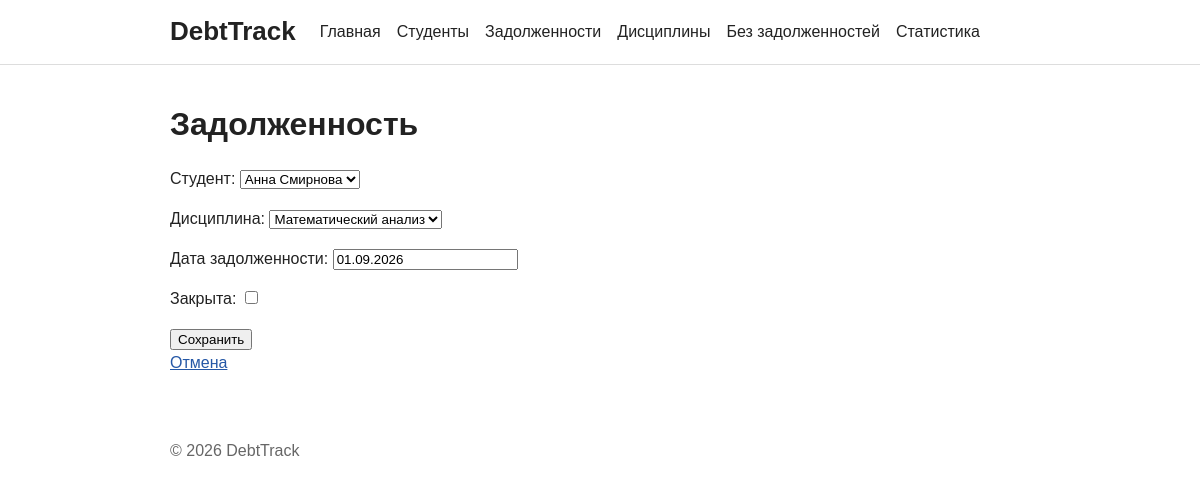
/debts/1/edit/, run on the app's committed database.
### debts/models.py (models this page shows, shortened)
class Debt(models.Model):
    id = models.AutoField(primary_key=True)
    student = models.ForeignKey(
        "students.Student", on_delete=models.CASCADE, related_name="debts",
        verbose_name="Студент",
    )
    discipline = models.ForeignKey(
        "homepage.Discipline", on_delete=models.CASCADE,
        related_name="debts", verbose_name="Дисциплина",
    )
    date_created = models.DateField("Дата задолженности")
    is_closed = models.BooleanField("Закрыта", default=False)
    objects = DebtQuerySet.as_manager()
    class Meta:
        db_table = "debts"
        verbose_name = "Задолженность"
        verbose_name_plural = "Задолженности"

### debts/views.py (the view)
# urls.py: path("<int:pk>/edit/", views.DebtUpdateView.as_view(), name="edit"),
class DebtUpdateView(UpdateView):
    model = Debt
    fields = ["student", "discipline", "date_created", "is_closed"]
    template_name = "debts/debt_form.html"
    success_url = "/debts/"

### homepage/models.py (called while the page is built)
    def __str__(self):
        return self.name

### students/models.py (called while the page is built)
    def __str__(self):
        return self.name

### debts/templates/debts/debt_form.html (shortened to what this page needs)
{% extends "base.html" %}
{% block content %}
<h1>Задолженность</h1>
<form method="post">
    {{ form.as_p }}
    <button type="submit">Сохранить</button>
</form>
<a href="{% url 'debts:list' %}">Отмена</a>
{% endblock %}

### homepage/static/homepage/css/style.css (style rules this page uses)
* { box-sizing: border-box; }
body { min-height: 100vh; margin: 0; color: #222; background: #fff; font: 16px/1.5 Arial, sans-serif; }
h1, h2 { line-height: 1.2; }
h1 { margin: 0 0 24px; }
a { color: #2457a6; }

### data on the page
Debt: student "Анна Смирнова", discipline "Математический анализ", date_created "01.09.2026"
